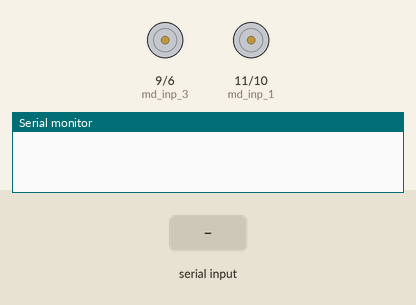
Recording of a sketch running on a simulated Arduino Uno, built with avr-gcc and run on an emulated ATmega328P. Shown: motor-driver pin pairs drawn as motors (green arrow = first pin HIGH = forward, orange = second pin HIGH = backward, longer = more drive), the last lines printed to the serial monitor. The inputs (shaded band) are chosen by the test bench.

Above: at 1.2 s.
1.3 s: "F" received over Serial
At 1.37 s:
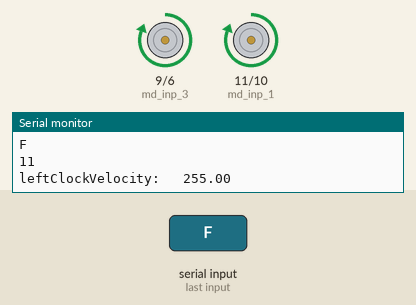
2.9 s: "B" received over Serial
At 2.97 s:
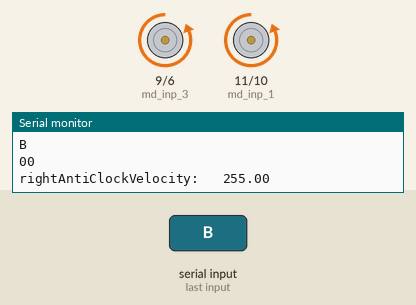
4.5 s: "L" received over Serial
At 4.57 s:
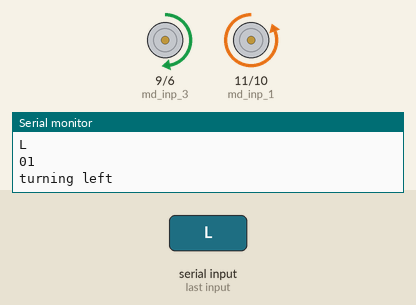
6.1 s: "R" received over Serial
At 6.19 s:
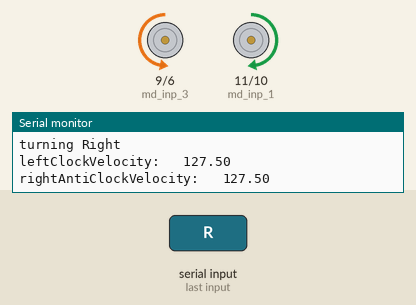
7.7 s: "G" received over Serial
At 7.77 s:
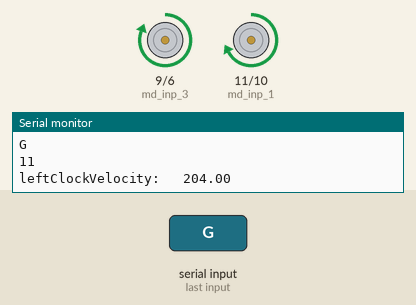
9.3 s: "H" received over Serial
At 10.5 s:
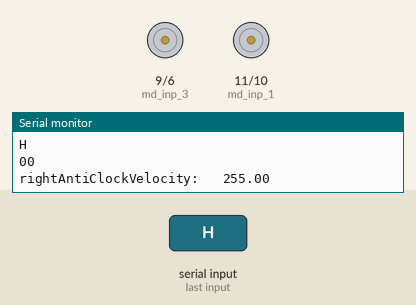
Timing chart, 0 to 11.9 s (numbered marks = the images above; inputs shaded):
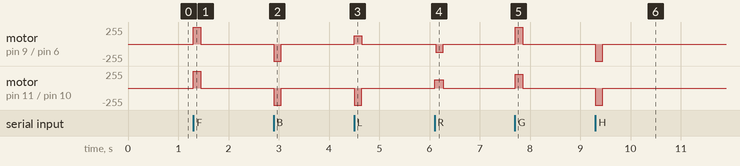

Measured:
- after the input at 1.3 s, motor on pin 9 (md_inp_3) / pin 6 (md_inp_4), motor on pin 11 (md_inp_1) / pin 10 (md_inp_2): stopped → forward 255/255 at once, → stopped 0.15 s later
- after the input at 2.9 s, motor on pin 9 (md_inp_3) / pin 6 (md_inp_4), motor on pin 11 (md_inp_1) / pin 10 (md_inp_2): stopped → backward 255/255 at once, → stopped 0.15 s later
- after the input at 4.5 s, motor on pin 9 (md_inp_3) / pin 6 (md_inp_4): stopped → forward 127/255 at once, → stopped 0.15 s later; motor on pin 11 (md_inp_1) / pin 10 (md_inp_2): stopped → backward 255/255 at once, → stopped 0.15 s later
- after the input at 6.1 s, motor on pin 9 (md_inp_3) / pin 6 (md_inp_4): stopped → backward 127/255 at once, → stopped 0.15 s later; motor on pin 11 (md_inp_1) / pin 10 (md_inp_2): stopped → forward 127/255 at once, → stopped 0.17 s later
- after the input at 7.7 s, motor on pin 9 (md_inp_3) / pin 6 (md_inp_4): stopped → forward 255/255 at once, → stopped 0.15 s later; motor on pin 11 (md_inp_1) / pin 10 (md_inp_2): stopped → forward 204/255 at once, → stopped 0.15 s later
- after the input at 9.3 s, motor on pin 9 (md_inp_3) / pin 6 (md_inp_4), motor on pin 11 (md_inp_1) / pin 10 (md_inp_2): stopped → backward 255/255 at once, → stopped 0.15 s later

The sketch:

car_code.ino
```cpp
int md_inp_1=11;
int md_inp_2=10;
int md_inp_3=9;
int md_inp_4=6;


char command = 'S';


boolean isActing =false;
long timer;
const long TIME_OUT=150;
const int lowest_velocity = 25;
int moving_velocity =255;
int mini_turn_velocity=127.5;


void setup() {
  // put your setup code here, to run once:
  setPinModeOutput();
  Serial.begin(9600);

}


void loop() {

  if(Serial.available()>0){
    processResult();
  }

  if (isActing && (millis()-timer >=150)){
    stop();
    isActing=false;
    }

}

void setPinModeOutput(){
  pinMode(md_inp_1,OUTPUT);
  pinMode(md_inp_2,OUTPUT);
  pinMode(md_inp_3,OUTPUT);
  pinMode(md_inp_4,OUTPUT);
};

void stopLeft(){
  digitalWrite(md_inp_1,LOW);
  digitalWrite(md_inp_2,LOW);
  }
void stopRight(){
  digitalWrite(md_inp_3,LOW);
  digitalWrite(md_inp_4,LOW);
  }
void stop(){
  stopRight();
  stopLeft();
  }


void rmClock(float rightClockVelocity){
  analogWrite(md_inp_3,rightClockVelocity);
  analogWrite(md_inp_4,0);
  };
void rmAntiClock(float rightAntiClockVelocity){
  analogWrite(md_inp_3,0);
  Serial.print("rightAntiClockVelocity: \t");
  Serial.println(rightAntiClockVelocity);
  analogWrite(md_inp_4,rightAntiClockVelocity);
  };

void lmClock(float leftClockVelocity){
  Serial.print("leftClockVelocity: \t");
  Serial.println(leftClockVelocity);
  analogWrite(md_inp_1,leftClockVelocity);
  analogWrite(md_inp_2,0);
  };
void lmAntiClock(float leftAntiClockVelocity){
  digitalWrite(md_inp_1,0);
  digitalWrite(md_inp_2,leftAntiClockVelocity);
  };

void moveBackward(float leftAntiClockVelocity,float rightAntiClockVelocity){
  lmAntiClock(leftAntiClockVelocity);
  rmAntiClock(rightAntiClockVelocity);
  }


void moveForward(float leftClockVelocity, float rightClockVelocity){
  lmClock(leftClockVelocity);
  rmClock(rightClockVelocity);
  }


void turnRight(float leftClockVelocity,float rightAntiClockVelocity){

  if (leftClockVelocity<mini_turn_velocity || rightAntiClockVelocity<mini_turn_velocity){
    leftClockVelocity =mini_turn_velocity;
    rightAntiClockVelocity=mini_turn_velocity;
 }
  lmClock(leftClockVelocity);
  rmAntiClock(rightAntiClockVelocity);
  }

void turnLeft(float leftAntiClockVelocity,float rightClockVelocity){

  if (leftAntiClockVelocity<mini_turn_velocity || rightClockVelocity<mini_turn_velocity){
    leftAntiClockVelocity =mini_turn_velocity;
    rightClockVelocity=mini_turn_velocity;
  }

  lmAntiClock(leftAntiClockVelocity);
  rmClock(rightClockVelocity);
  }


void motorsWrite(float leftVelocity,float rightVelocity){
  boolean leftClockWise = leftVelocity >0;
  boolean rightClockWise= rightVelocity > 0;
  Serial.print(leftClockWise);
  Serial.println(rightClockWise);
  if(leftClockWise && rightClockWise){
    moveForward(leftVelocity,rightVelocity);
  }else if(!leftClockWise && !rightClockWise){
    leftVelocity *= -1;
    rightVelocity *= -1;
    moveBackward(leftVelocity,rightVelocity);
  }else if(leftClockWise && !rightClockWise){
    Serial.println("turning Right");
    rightVelocity *=-1;
    turnRight(leftVelocity,rightVelocity);

  }else if (!leftClockWise && rightClockWise){
    Serial.println("turning left");
    leftVelocity *=-1;
    turnLeft(leftVelocity,rightVelocity);
  }

  }


void changeAction (float directionLeft,float directionRight){
  motorsWrite(moving_velocity * directionLeft,moving_velocity*directionRight);
  timer = millis();
  isActing =true;
  }


void processResult(){
  char command = Serial.read();
  Serial.println(command);
  switch(command){
    case 'F':
      changeAction(1,1);
      break;
    case 'B':
      changeAction(-1,-1);
      break;
    case 'L':
      changeAction(-.5,.5);
      break;
    case 'R':
      changeAction(.5,-.5);
      break;
    case 'G':
      changeAction(.8,1); //forward left
      break;
    case 'I':
      changeAction(1,.8);//forward right
      break;
    case 'H':
      changeAction(-.8,-1);//Backward left
      break;
    case 'j':
      changeAction(-1,-.8); //Backward right
      break;
    case 'x' :
      stop();
      break;
    case '1':
      moving_velocity = lowest_velocity;
      break;
    case '2':
      moving_velocity = lowest_velocity *2;
      break;
    case '3':
      moving_velocity = lowest_velocity *3;
      break;
    case '4':
      moving_velocity = lowest_velocity *4;
      break;
    case '5':
      moving_velocity = lowest_velocity *5;
      break;
    case '6':
      moving_velocity = lowest_velocity * 6;
      break;
    case '7':
      moving_velocity  = lowest_velocity *7;
      break;
    case '8':
      moving_velocity = lowest_velocity *8;
      break;
    case '9':
      moving_velocity = lowest_velocity *9;
      break;
    case 'q':
      moving_velocity = 255;

    }
  }
```
